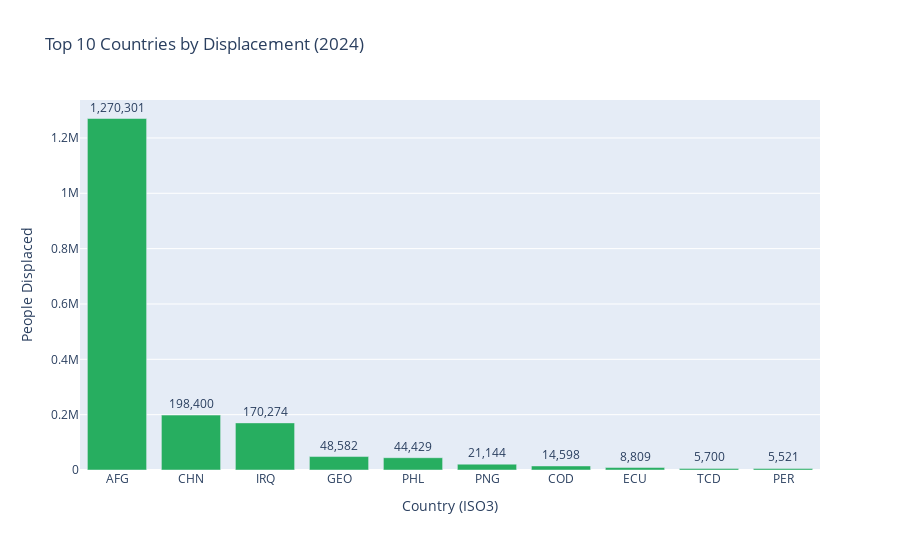

This figure's notebook cell:
### Code cell
# Visualize Displacement by Country
if top_countries:
    countries = [c[0] for c in top_countries]
    displaced = [c[1] for c in top_countries]
    
    fig = go.Figure()
    fig.add_trace(go.Bar(
        x=countries,
        y=displaced,
        text=[f"{d:,.0f}" for d in displaced],
        textposition='outside',
        marker_color='#27ae60'
    ))
    
    fig.update_layout(
        title="Top 10 Countries by Displacement (2024)",
        xaxis_title="Country (ISO3)",
        yaxis_title="People Displaced",
        height=550
    )
    fig.show()

### Figure 1 — Plotly figure (JSON) as saved in the notebook; plotly's stock layout.template omitted (floating-point values rounded to 4 significant figures)
{"data": [{"marker": {"color": "#27ae60"}, "text": ["1,270,301", "198,400", "170,274", "48,582", "44,429", "21,144", "14,598", "8,809", "5,700", "5,521"], "textposition": "outside", "type": "bar", "x": ["AFG", "CHN", "IRQ", "GEO", "PHL", "PNG", "COD", "ECU", "TCD", "PER"], "y": [1270301, 198400, 170274, 48582, 44429, 21144, 14598, 8809, 5700, 5521]}], "layout": {"height": 550, "title": {"text": "Top 10 Countries by Displacement (2024)"}, "xaxis": {"title": {"text": "Country (ISO3)"}}, "yaxis": {"title": {"text": "People Displaced"}}}}
